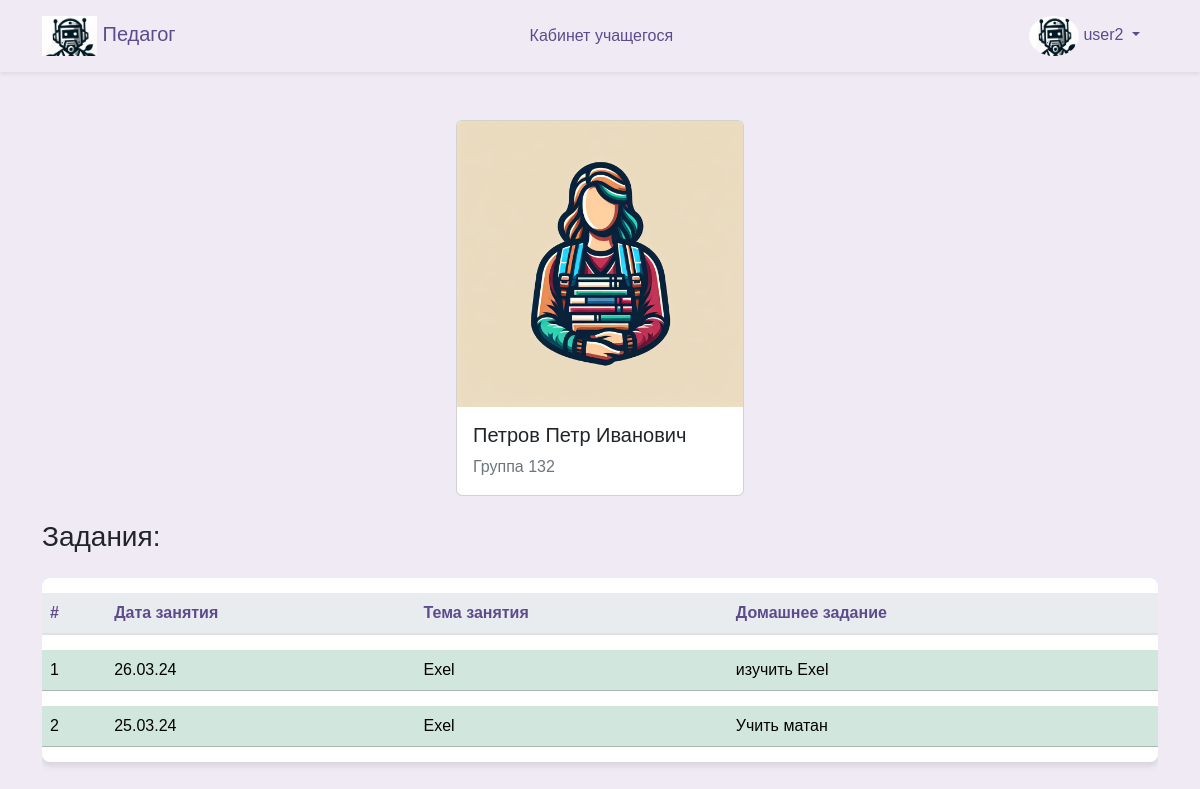
/student (signed in), run on the app's committed database.
### database/models.py (models this page shows, shortened)
class User(Base):
    __tablename__ = "users"
    id = Column(Integer, primary_key=True)
    username = Column(String, unique=True)
    fio = Column(String, default= 'Noname')  # Убрали уникальность
    email = Column(String, unique=True)
    password = Column(String)
    user_type = Column(Enum(UserType), default=UserType.student)
    group_id = Column(Integer, ForeignKey("group.id"), default= 1)
    group = relationship("Group", back_populates="user")
    history_user = relationship("History", back_populates="user_history")

class Group(Base):
    __tablename__ = "group"
    id = Column(Integer, primary_key=True)
    name = Column(String, unique=True, nullable=False)
    user = relationship("User", back_populates="group")

class Visit(Base):
    __tablename__ = "visit"
    id = Column(Integer, primary_key=True)
    data = Column(String, nullable=False)
    visit_status = Column(Boolean)
    history_visit = relationship("History", back_populates="visit_history")

class Theme(Base):
    __tablename__ = "theme"
    id = Column(Integer, primary_key=True)
    name = Column(String, nullable=False, unique=True)
    discipline_id = Column(Integer, ForeignKey("discipline.id"), nullable=False)
    discipline_theme = relationship("Discipline", back_populates="theme_discipline")
    history_theme = relationship("History", back_populates="theme_history")

class Homework(Base):
    __tablename__ = "homework"
    id = Column(Integer, primary_key=True)
    name = Column(String)
    history_homework = relationship("History", back_populates="homework_history")

### frontend/router.py (the view)
@router.get("/student")
async def get_user(
    request: Request,
    user: User = Depends(get_user_or_redirect),
    session: AsyncSession = Depends(get_session),
):
    data = await CRUDUser.get_user_fio(session, user.username)
    data = [
        {"id": i, **dct}
        for i, dct in enumerate(data, start=1)
    ]
    print(data)
    users = await CRUDUser.get_all(session)
    groups = await CRUDGroup.get_all(session)
    disciplines = await CRUDDiscipline.get_all(session)
    return templates.TemplateResponse(
        "student/student.html",
        {
            "request": request,
            "user": user,
            "data": data,
            "users": users,
            "groups": groups,
            "disciplines": disciplines,
        },
    )

### frontend/template/student/student.html (shortened to what this page needs)
{% extends "base/base.html" %}
{% block content %}
<div class="d-flex justify-content-center">
  <div class="card" style="width: 18rem;">
    <img src="../assets/img/student.jpg" class="card-img-top" alt="...">
    <div class="card-body">
      <h5 class="card-title">{{ data[0]['fio'] }}</h5>
      <p class="card-text">{{ data[0]['group_name'] }}</p>
    </div>
  </div>
</div>
<div class="row">
  <div class="col-12">
    <h3 class="mb-4">Задания:</h3>
    <div class="table-responsive">
      <table class="table table-hover table-shadow table-rounded">
        <thead>
          <tr>
            <th scope="col">#</th>
            <th scope="col">Дата занятия</th>
            <th scope="col">Тема занятия</th>
            <th scope="col">Домашнее задание</th>
          </tr>
        </thead>
        <tbody>
          {% for row in data %}
          <tr class="table-success">
            <td>{{ row.id }}</td>
            <td>{{ row.date }}</td>
            <td>{{ row.theme }}</td>
            <td>{{ row.homework }}</td>
          </tr>
          {% endfor %}
        </tbody>
      </table>
    </div>
  </div>
</div>
{% endblock %}

### frontend/template/base/nav.html (shortened to what this page needs)
<nav class="navbar navbar-expand-lg navbar-light shadow-sm">
    <div class="container">
      <a class="navbar-brand" href="/">
        <img src="/assets/img/logo2.jpg" alt="Педагог Logo" id="brand-logo" style="max-height: 40px;"> Педагог
      </a>
      <div class="collapse navbar-collapse" id="navbarNav">
        {% if user %}
        <ul class="navbar-nav mx-auto">
          {% if user.user_type.value == 'student' %}
          <li class="nav-item {% if request_path == '/student' %}active{% endif %}">
            <a class="nav-link" href="/student">Кабинет учащегося </a>
          </li>
          {% endif %}
        </ul>
        <ul class="navbar-nav">
          <li class="nav-item dropdown">
            <a class="nav-link dropdown-toggle" href="#" id="navbarDropdownMenuLink" data-bs-toggle="dropdown"
              aria-expanded="false">
              <img src="/assets/img/logo2.jpg" alt="Профиль" style="border-radius: 50%; width: 50px; height: 40px;">
              {{user.username}}
            </a>
          </li>
        </ul>
        {% endif %}
      </div>
    </div>
</nav>

### frontend/assets/css/base.css (style rules this page uses)
body { margin: 0; font-family: 'Nunito Sans', Arial, sans-serif; background-color: #efeaf4; }
.navbar { background-color: rgb(255, 255, 255), 255, 255); box-shadow: 0 4px 6px rgba(0, 0, 0, 0.1); }
.navbar-brand, .nav-link { color: #5e4b8b !important; }
.nav-link { margin: 0 10px; border-radius: 20px; transition: background-color 0.3s, color 0.3s; }
p { color: #6c757d; }
.table { background-color: #ffffff; color: #5e4b8b; border-collapse: separate; border-spacing: 0 15px; }
.table th, .table td { border-top: none !important; vertical-align: middle; }
.table thead th { background-color: #e9ecef; color: #5e4b8b; border-bottom: 2px solid #dee2e6; }
.table td { padding: .5rem; }
.table-rounded { border-radius: .5rem; overflow: hidden; }
.table-shadow { box-shadow: 0 4px 6px rgba(0, 0, 0, 0.1); }

### data on the page
User: username "user2", fio "Петров Петр Иванович", id "1", date "26.03.24", theme "Exel", homework "изучить Exel", id "2", date "25.03.24", homework "Учить матан"
Group: name "Группа 132"
